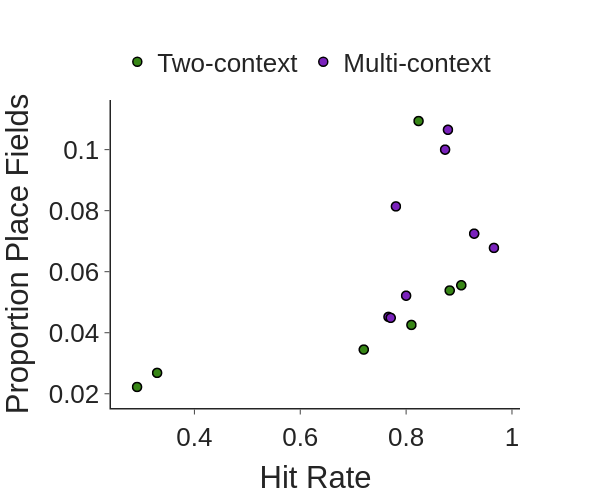

Notebook code for this chart:
### Code cell
## Correlate hit rate with the proportion of place fields around the reward location
day = 16
yvar = 'proportion'
ufunc = pearsonr
sub_df = rel_df[rel_df['day'] == day]
sub_df = sub_df[(sub_df['relative_bin'] < 0) & (sub_df['relative_bin'] > -reward_bin_size)]

fig = pf.custom_graph_template(x_title='Hit Rate', y_title='Proportion Place Fields', width=600)
for group in ['Two-context', 'Multi-context']:
    gdata = sub_df[sub_df['group'] == group]
    fig.add_trace(go.Scattergl(x=gdata['hr'], y=gdata[yvar], mode='markers', marker_color=ce_colors_dict[group],
                               marker=dict(line=dict(width=1.5, color='black')), marker_size=9, name=group))
fig.update_layout(legend=dict(
    orientation="h",
    yanchor="top",
    y=1.2,
    xanchor="center",
    x=0.48
))
fig.show()
fig.write_image(pjoin(fig_path, f'corr_hr_reward_overrep_day{day}.png'))
print(f'Combined: {ufunc(sub_df['hr'][sub_df['day'] == day], sub_df['proportion'][sub_df['day'] == day])}')
print(f'Two-context: {ufunc(sub_df['hr'][(sub_df['group'] == 'Two-context') & (sub_df['day'] == day)], sub_df['proportion'][(sub_df['group'] == 'Two-context') & (sub_df['day'] == day)])}')
print(f'Multi-context: {ufunc(sub_df['hr'][(sub_df['group'] == 'Multi-context') & (sub_df['day'] == day)], sub_df['proportion'][(sub_df['group'] == 'Multi-context') & (sub_df['day'] == day)])}')

### Figure 1 — Plotly figure (JSON) as saved in the notebook; plotly's stock layout.template omitted (floating-point values rounded to 4 significant figures)
{"data": [{"marker": {"color": "#378616", "line": {"color": "black", "width": 1.5}, "size": 9}, "mode": "markers", "name": "Two-context", "type": "scattergl", "x": [0.9043, 0.8824, 0.8235, 0.2917, 0.3295, 0.72, 0.81], "y": [0.05556, 0.05385, 0.1094, 0.02222, 0.02685, 0.03448, 0.04255]}, {"marker": {"color": "#7A22BC", "line": {"color": "black", "width": 1.5}, "size": 9}, "mode": "markers", "name": "Multi-context", "type": "scattergl", "x": [0.7667, 0.9659, 0.7708, 0.7807, 0.8, 0.8736, 0.9286, 0.879], "y": [0.0452, 0.0678, 0.04487, 0.0814, 0.05213, 0.1, 0.07246, 0.1065]}], "layout": {"font": {"family": "Arial", "size": 26}, "height": 500, "legend": {"orientation": "h", "x": 0.48, "xanchor": "center", "y": 1.2, "yanchor": "top"}, "title": {"x": 0.5, "xanchor": "center", "y": 0.9, "yanchor": "top"}, "width": 600, "xaxis": {"anchor": "y", "domain": [0, 1], "linewidth": 1.5, "title": {"text": "Hit Rate"}}, "yaxis": {"anchor": "x", "domain": [0, 1], "linewidth": 1.5, "title": {"text": "Proportion Place Fields"}}}}
